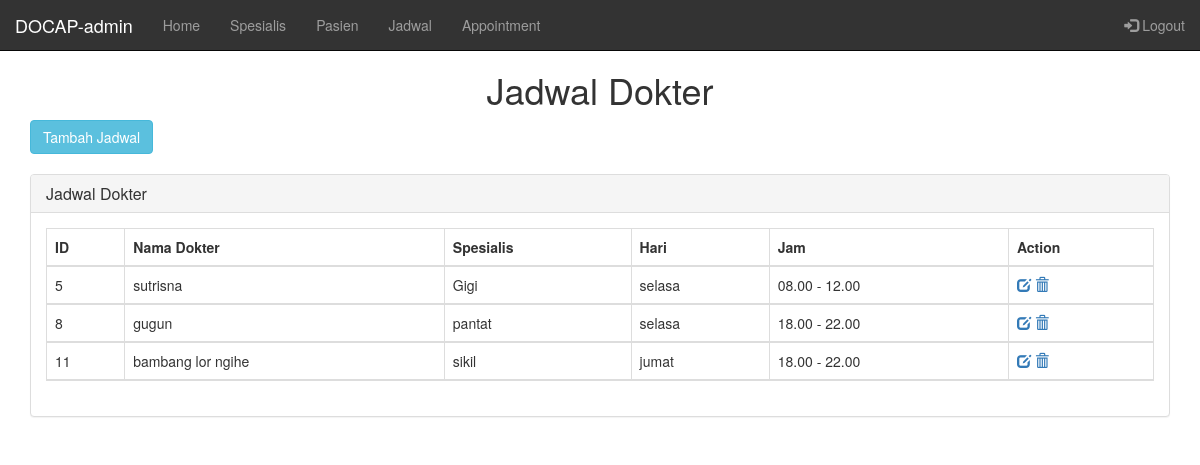
/index.php?controller=admin&action=showAllJadwalDoctor (signed in), run on an earlier commit of the app's database.
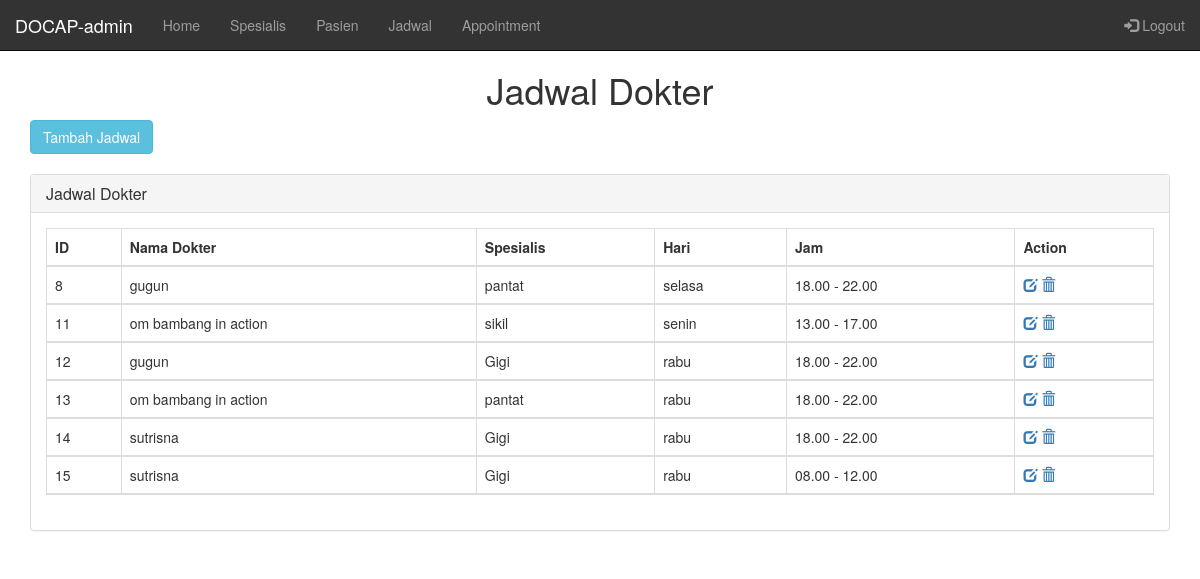
And on a later commit of the database.
### tables this page shows
CREATE TABLE `jadwal` (
  `id_jadwal` int(11) NOT NULL,
  `id_user` int(11) NOT NULL,
  `id_poli` int(11) NOT NULL,
  `hari` varchar(100) NOT NULL,
  `id_waktu` int(11) NOT NULL
);

CREATE TABLE `users` (
  `id_user` int(11) NOT NULL,
  `username` varchar(100) NOT NULL,
  `password` varchar(100) NOT NULL,
  `level` int(1) NOT NULL,
  `nama` varchar(250) NOT NULL,
  `alamat` varchar(255) NOT NULL,
  `no_ktp` varchar(16) NOT NULL
);

CREATE TABLE `poli` (
  `id_poli` int(11) NOT NULL,
  `nama_poli` varchar(255) NOT NULL
);

CREATE TABLE `waktu` (
  `id_waktu` int(11) NOT NULL,
  `waktu` varchar(255) NOT NULL
);

### controllers/c_admin.php (called while the page is built, shortened)
<?php
class AdminController{
      ?>
      <?php
  public function showAllJadwalDoctor()
  {
    $posts = Admin::showAllJadwalDoctor();
    require_once("views/pages/adminJadwalDoctor.php");
  }
}
?>

### routes.php (called while the page is built, shortened)
<?php
function call($controller, $action){
  switch ($controller) {
    case 'admin':
    $controller=new AdminController();
    require_once('models/m_admin.php');
    break;
  }
  $controller ->{ $action }();
}
call($controller,$action);
?>

### index.php (called while the page is built, shortened)
<?php
require_once('views/layout.php');
 ?>

### models/m_admin.php (called while the page is built, shortened)
<?php
class Admin{
public static function showAllJadwalDoctor(){
  $list=[];
  $db = DB::getInstance();
  $req = $db->query("SELECT j.id_jadwal, u.nama, p.nama_poli, j.hari, w.waktu  FROM jadwal j join users u on j.id_user=u.id_user join poli p on j.id_poli=p.id_poli join waktu w on j.id_waktu=w.id_waktu");
  foreach ($req->fetchAll() as $post) {
    $list[] = array(
      'id_jadwal' => $post['id_jadwal'],
      'nama' => $post['nama'],
      'nama_poli' => $post['nama_poli'],
      'hari' => $post['hari'],
      'waktu' => $post['waktu']
  );
  }
  return $list;
}
}
?>

### views/pages/adminJadwalDoctor.php (the view, shortened to what this page needs)
<?php require_once('views/layoutAdmin.php') ?>
<!DOCTYPE html>
<html>
  <head>
  </head>
  <body class="padding-about">
    <h1 align="center">Jadwal Dokter</h1>
    <div class="container">
      <a href="?controller=admin&action=addJadwalDoctor"><button type="button" class="btn btn-info">Tambah Jadwal</button></a>
      <br><br>
      <div class="row">
        <div class="col-lg-12">
          <div class="panel panel-default">
            <div class="panel-heading">
              <h3 class="panel-title"><i class="fa fa-money fa-fw"></i> Jadwal Dokter</h3>
            </div>
            <div class="panel-body">
              <div class="table-responsive">
                <table class="table table-bordered table-hover table-striped">
                  <thead>
                    <tr>
                      <th>ID</th>
                      <th>Nama Dokter</th>
                      <th>Spesialis</th>
                      <th>Hari</th>
                      <th>Jam</th>
                      <th>Action</th>
                      <?php foreach ($posts as $post) { ?>
                        <tr>
                          <td><?php echo $post['id_jadwal']  ?></td>
                          <td><?php echo $post['nama'] ?></td>
                          <td><?php echo $post['nama_poli'] ?></td>
                          <td><?php echo $post['hari']  ?></td>
                          <td><?php echo $post['waktu']  ?></td>
                          <td>
                            <a href="?controller=admin&action=editJadwalDoctor&id=<?php echo $post['id_jadwal'] ?>"><span class="glyphicon glyphicon-edit"></span></a>
                            <a href="?controller=admin&action=deleteJadwalDoctor&id=<?php echo $post['id_jadwal'] ?>"><span class="glyphicon glyphicon-trash"></span></a>
                          </td>
                        </tr><?php } ?>
                    </tr>
                  </thead>
                </table>
              </div>
            </div>
          </div>
        </div>
      </div>
    </div>
  </body>
</html>

What changed in the data, as far as the page shows it:
removed jadwal: id_jadwal "5", id_user.nama "sutrisna", id_poli.nama_poli "Gigi", hari "selasa", id_waktu.waktu "08.00 - 12.00"
changed jadwal "sikil": id_user.nama "bambang lor ngihe" → "om bambang in action"; hari "jumat" → "senin"; id_waktu.waktu "18.00 - 22.00" → "13.00 - 17.00"
added jadwal: id_jadwal "12", id_user.nama "gugun", id_poli.nama_poli "Gigi", hari "rabu", id_waktu.waktu "18.00 - 22.00"
added jadwal: id_jadwal "13", id_user.nama "om bambang in action", id_poli.nama_poli "pantat", hari "rabu", id_waktu.waktu "18.00 - 22.00"
added jadwal: id_jadwal "14", id_user.nama "sutrisna", id_poli.nama_poli "Gigi", hari "rabu", id_waktu.waktu "18.00 - 22.00"
added jadwal: id_jadwal "15", id_user.nama "sutrisna", id_poli.nama_poli "Gigi", hari "rabu", id_waktu.waktu "08.00 - 12.00"
